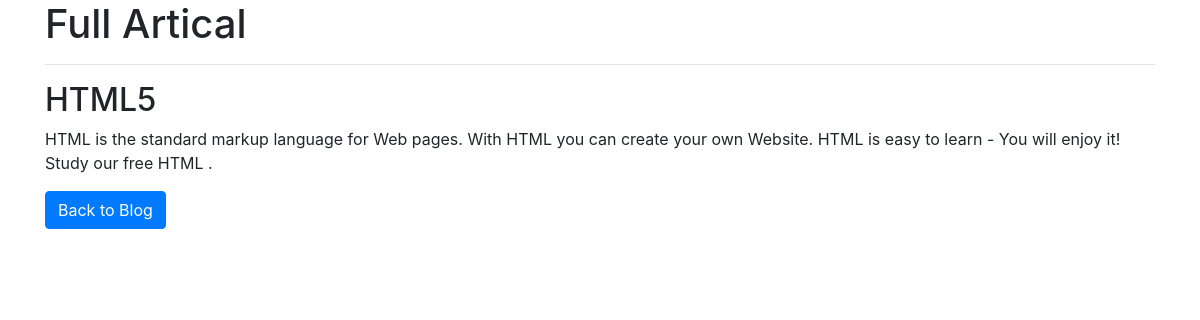
The app's page /view_post.php?id=63 with its own data.
### tables this page shows
CREATE TABLE `posts` (
  `id` int(255) NOT NULL,
  `title` varchar(25) NOT NULL,
  `content` mediumtext NOT NULL,
  `created_at` datetime NOT NULL DEFAULT current_timestamp() ON UPDATE current_timestamp()
);

### view_post.php (the view, shortened to what this page needs)
<!DOCTYPE html>
<html>
<head>
  <link rel="stylesheet" href="https://maxcdn.bootstrapcdn.com/bootstrap/4.5.2/css/bootstrap.min.css">
</head>
<body>
  <div class="container bg-dark-subtle">
    <h1>Full Artical </h1>
    <hr>
    <?php
      include('dbconection.php');
      if (isset($_GET['id'])) {
        $postId = $_GET['id'];
        $query = "SELECT * FROM posts WHERE id = $postId";
        $result = mysqli_query($conn, $query);
        if (mysqli_num_rows($result) === 1) {
          $row = mysqli_fetch_assoc($result);
          $postTitle = $row['title'];
          $postContent = $row['content'];
          echo '<div class="post">';
          echo '<h2>' . $postTitle . '</h2>';
          echo '<p>' . $postContent . '</p>';
          echo '</div>';
        } else {
          echo '<p>Post not found.</p>';
        }
      } else {
        echo '<p>Invalid request.</p>';
      }
    ?>
    <a href="index.php" class="btn btn-primary">Back to Blog</a>
  </div>
</body>
</html>

### records on screen
posts: title "HTML5", content "HTML is the standard markup language for Web pages. With HTML you can create your own Website. HTML is easy to learn - You will enjoy it! Study our free HTML ."
